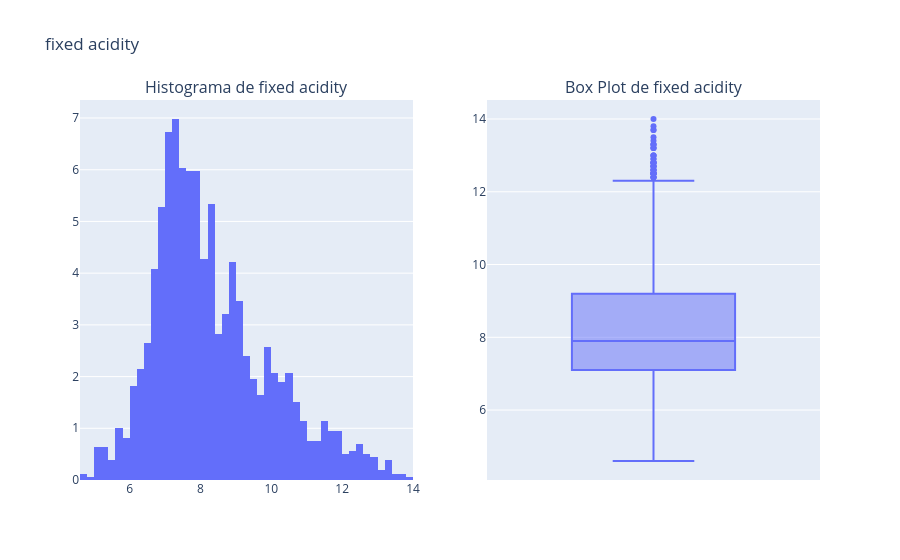
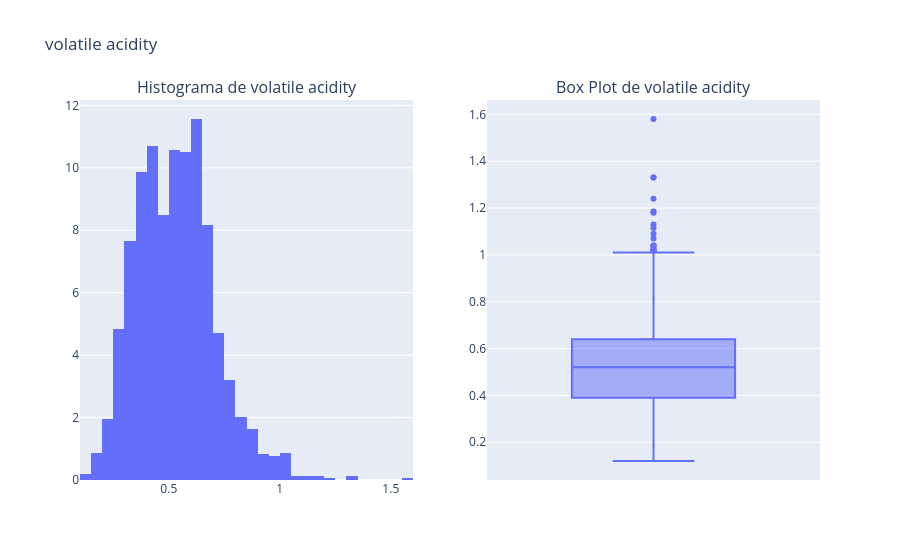
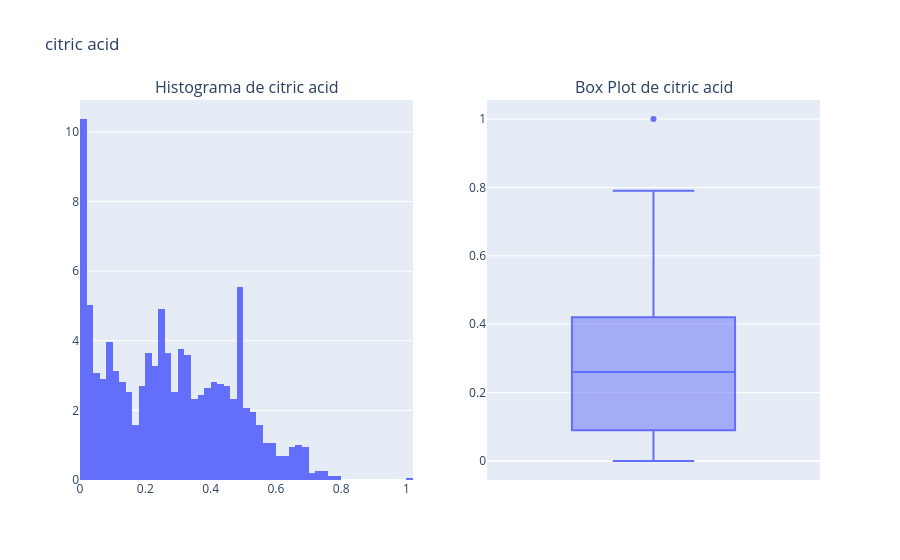
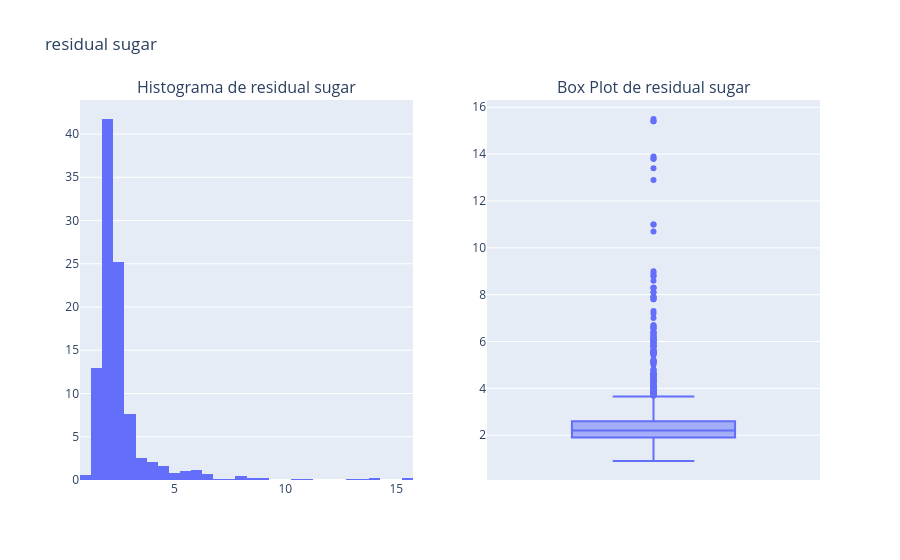

The notebook cell saved with these charts, in order:
### Code cell
for campo in df.columns:
    fig = make_subplots(rows=1, cols=2, subplot_titles=[f'Histograma de {campo}', f'Box Plot de {campo}'])
    fig.add_trace(
        px.histogram(df, x=campo, histnorm="percent", nbins=60).data[0],
        row=1, col=1
    )
    fig.add_trace(
        px.box(df, y=campo).data[0],
        row=1, col=2
    )
    fig.update_layout(title_text=f'{campo}', showlegend=False)
    fig.show()

### Figure 1 — Plotly figure (JSON) as saved in the notebook; plotly's stock layout.template omitted (floating-point values rounded to 4 significant figures; data arrays with more than 128 entries replaced by an {"elided": "..."} marker saying what was removed)
{"data": [{"bingroup": "x", "histnorm": "percent", "hovertemplate": "fixed acidity=%{x}<br>percent=%{y}<extra></extra>", "legendgroup": "", "marker": {"color": "#636efa", "pattern": {"shape": ""}}, "name": "", "nbinsx": 60, "orientation": "v", "showlegend": false, "type": "histogram", "x": {"elided": "1591 float values"}, "xaxis": "x", "yaxis": "y"}, {"alignmentgroup": "True", "hovertemplate": "fixed acidity=%{y}<extra></extra>", "legendgroup": "", "marker": {"color": "#636efa"}, "name": "", "notched": false, "offsetgroup": "", "orientation": "v", "showlegend": false, "type": "box", "x0": " ", "xaxis": "x2", "y": {"elided": "1591 float values"}, "y0": " ", "yaxis": "y2"}], "layout": {"annotations": [{"font": {"size": 16}, "showarrow": false, "text": "Histograma de fixed acidity", "x": 0.225, "xanchor": "center", "xref": "paper", "y": 1, "yanchor": "bottom", "yref": "paper"}, {"font": {"size": 16}, "showarrow": false, "text": "Box Plot de fixed acidity", "x": 0.775, "xanchor": "center", "xref": "paper", "y": 1, "yanchor": "bottom", "yref": "paper"}], "showlegend": false, "title": {"text": "fixed acidity"}, "xaxis": {"anchor": "y", "domain": [0, 0.45]}, "xaxis2": {"anchor": "y2", "domain": [0.55, 1]}, "yaxis": {"anchor": "x", "domain": [0, 1]}, "yaxis2": {"anchor": "x2", "domain": [0, 1]}}}

### Figure 2 — Plotly figure (JSON) as saved in the notebook; plotly's stock layout.template omitted (floating-point values rounded to 4 significant figures; data arrays with more than 128 entries replaced by an {"elided": "..."} marker saying what was removed)
{"data": [{"bingroup": "x", "histnorm": "percent", "hovertemplate": "volatile acidity=%{x}<br>percent=%{y}<extra></extra>", "legendgroup": "", "marker": {"color": "#636efa", "pattern": {"shape": ""}}, "name": "", "nbinsx": 60, "orientation": "v", "showlegend": false, "type": "histogram", "x": {"elided": "1591 float values"}, "xaxis": "x", "yaxis": "y"}, {"alignmentgroup": "True", "hovertemplate": "volatile acidity=%{y}<extra></extra>", "legendgroup": "", "marker": {"color": "#636efa"}, "name": "", "notched": false, "offsetgroup": "", "orientation": "v", "showlegend": false, "type": "box", "x0": " ", "xaxis": "x2", "y": {"elided": "1591 float values"}, "y0": " ", "yaxis": "y2"}], "layout": {"annotations": [{"font": {"size": 16}, "showarrow": false, "text": "Histograma de volatile acidity", "x": 0.225, "xanchor": "center", "xref": "paper", "y": 1, "yanchor": "bottom", "yref": "paper"}, {"font": {"size": 16}, "showarrow": false, "text": "Box Plot de volatile acidity", "x": 0.775, "xanchor": "center", "xref": "paper", "y": 1, "yanchor": "bottom", "yref": "paper"}], "showlegend": false, "title": {"text": "volatile acidity"}, "xaxis": {"anchor": "y", "domain": [0, 0.45]}, "xaxis2": {"anchor": "y2", "domain": [0.55, 1]}, "yaxis": {"anchor": "x", "domain": [0, 1]}, "yaxis2": {"anchor": "x2", "domain": [0, 1]}}}

### Figure 3 — Plotly figure (JSON) as saved in the notebook; plotly's stock layout.template omitted (floating-point values rounded to 4 significant figures; data arrays with more than 128 entries replaced by an {"elided": "..."} marker saying what was removed)
{"data": [{"bingroup": "x", "histnorm": "percent", "hovertemplate": "citric acid=%{x}<br>percent=%{y}<extra></extra>", "legendgroup": "", "marker": {"color": "#636efa", "pattern": {"shape": ""}}, "name": "", "nbinsx": 60, "orientation": "v", "showlegend": false, "type": "histogram", "x": {"elided": "1591 float values"}, "xaxis": "x", "yaxis": "y"}, {"alignmentgroup": "True", "hovertemplate": "citric acid=%{y}<extra></extra>", "legendgroup": "", "marker": {"color": "#636efa"}, "name": "", "notched": false, "offsetgroup": "", "orientation": "v", "showlegend": false, "type": "box", "x0": " ", "xaxis": "x2", "y": {"elided": "1591 float values"}, "y0": " ", "yaxis": "y2"}], "layout": {"annotations": [{"font": {"size": 16}, "showarrow": false, "text": "Histograma de citric acid", "x": 0.225, "xanchor": "center", "xref": "paper", "y": 1, "yanchor": "bottom", "yref": "paper"}, {"font": {"size": 16}, "showarrow": false, "text": "Box Plot de citric acid", "x": 0.775, "xanchor": "center", "xref": "paper", "y": 1, "yanchor": "bottom", "yref": "paper"}], "showlegend": false, "title": {"text": "citric acid"}, "xaxis": {"anchor": "y", "domain": [0, 0.45]}, "xaxis2": {"anchor": "y2", "domain": [0.55, 1]}, "yaxis": {"anchor": "x", "domain": [0, 1]}, "yaxis2": {"anchor": "x2", "domain": [0, 1]}}}

### Figure 4 — Plotly figure (JSON) as saved in the notebook; plotly's stock layout.template omitted (floating-point values rounded to 4 significant figures; data arrays with more than 128 entries replaced by an {"elided": "..."} marker saying what was removed)
{"data": [{"bingroup": "x", "histnorm": "percent", "hovertemplate": "residual sugar=%{x}<br>percent=%{y}<extra></extra>", "legendgroup": "", "marker": {"color": "#636efa", "pattern": {"shape": ""}}, "name": "", "nbinsx": 60, "orientation": "v", "showlegend": false, "type": "histogram", "x": {"elided": "1591 float values"}, "xaxis": "x", "yaxis": "y"}, {"alignmentgroup": "True", "hovertemplate": "residual sugar=%{y}<extra></extra>", "legendgroup": "", "marker": {"color": "#636efa"}, "name": "", "notched": false, "offsetgroup": "", "orientation": "v", "showlegend": false, "type": "box", "x0": " ", "xaxis": "x2", "y": {"elided": "1591 float values"}, "y0": " ", "yaxis": "y2"}], "layout": {"annotations": [{"font": {"size": 16}, "showarrow": false, "text": "Histograma de residual sugar", "x": 0.225, "xanchor": "center", "xref": "paper", "y": 1, "yanchor": "bottom", "yref": "paper"}, {"font": {"size": 16}, "showarrow": false, "text": "Box Plot de residual sugar", "x": 0.775, "xanchor": "center", "xref": "paper", "y": 1, "yanchor": "bottom", "yref": "paper"}], "showlegend": false, "title": {"text": "residual sugar"}, "xaxis": {"anchor": "y", "domain": [0, 0.45]}, "xaxis2": {"anchor": "y2", "domain": [0.55, 1]}, "yaxis": {"anchor": "x", "domain": [0, 1]}, "yaxis2": {"anchor": "x2", "domain": [0, 1]}}}
